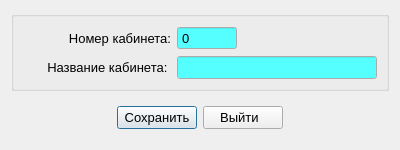
<?xml version="1.0" encoding="UTF-8"?>
<ui version="4.0">
 <class>dialog_add_kabinet</class>
 <widget class="QDialog" name="dialog_add_kabinet">
  <property name="geometry">
   <rect>
    <x>0</x>
    <y>0</y>
    <width>400</width>
    <height>150</height>
   </rect>
  </property>
  <property name="maximumSize">
   <size>
    <width>400</width>
    <height>200</height>
   </size>
  </property>
  <property name="windowIcon">
   <iconset resource="resources.qrc">
    <normaloff>:/resources/0415.ico</normaloff>:/resources/0415.ico</iconset>
  </property>
  <property name="sizeGripEnabled">
   <bool>false</bool>
  </property>
  <layout class="QGridLayout" name="gridLayout_2">
   <item row="0" column="0">
    <widget class="QGroupBox" name="groupBox_2">
     <layout class="QGridLayout" name="gridLayout">
      <item row="0" column="0">
       <layout class="QVBoxLayout" name="verticalLayout">
        <item>
         <spacer name="horizontalSpacer_2">
          <property name="orientation">
           <enum>Qt::Horizontal</enum>
          </property>
          <property name="sizeHint" stdset="0">
           <size>
            <width>40</width>
            <height>20</height>
           </size>
          </property>
         </spacer>
        </item>
        <item>
         <spacer name="horizontalSpacer">
          <property name="orientation">
           <enum>Qt::Horizontal</enum>
          </property>
          <property name="sizeHint" stdset="0">
           <size>
            <width>40</width>
            <height>20</height>
           </size>
          </property>
         </spacer>
        </item>
       </layout>
      </item>
      <item row="0" column="1">
       <layout class="QVBoxLayout" name="verticalLayout_2">
        <item>
         <widget class="QLabel" name="label">
          <property name="minimumSize">
           <size>
            <width>125</width>
            <height>0</height>
           </size>
          </property>
          <property name="maximumSize">
           <size>
            <width>125</width>
            <height>16777215</height>
           </size>
          </property>
          <property name="font">
           <font>
            <pointsize>10</pointsize>
           </font>
          </property>
          <property name="text">
           <string>Номер кабинета:</string>
          </property>
          <property name="alignment">
           <set>Qt::AlignRight|Qt::AlignTrailing|Qt::AlignVCenter</set>
          </property>
         </widget>
        </item>
        <item>
         <widget class="QLabel" name="label_4">
          <property name="minimumSize">
           <size>
            <width>125</width>
            <height>0</height>
           </size>
          </property>
          <property name="maximumSize">
           <size>
            <width>125</width>
            <height>16777215</height>
           </size>
          </property>
          <property name="font">
           <font>
            <pointsize>10</pointsize>
           </font>
          </property>
          <property name="text">
           <string>Название кабинета: </string>
          </property>
          <property name="alignment">
           <set>Qt::AlignRight|Qt::AlignTrailing|Qt::AlignVCenter</set>
          </property>
         </widget>
        </item>
       </layout>
      </item>
      <item row="0" column="2">
       <layout class="QVBoxLayout" name="verticalLayout_3">
        <item>
         <layout class="QHBoxLayout" name="horizontalLayout">
          <item>
           <widget class="QSpinBox" name="nomer_SPB">
            <property name="minimumSize">
             <size>
              <width>60</width>
              <height>0</height>
             </size>
            </property>
            <property name="palette">
             <palette>
              <active>
               <colorrole role="Base">
                <brush brushstyle="SolidPattern">
                 <color alpha="255">
                  <red>85</red>
                  <green>255</green>
                  <blue>255</blue>
                 </color>
                </brush>
               </colorrole>
              </active>
              <inactive>
               <colorrole role="Base">
                <brush brushstyle="SolidPattern">
                 <color alpha="255">
                  <red>85</red>
                  <green>255</green>
                  <blue>255</blue>
                 </color>
                </brush>
               </colorrole>
              </inactive>
              <disabled>
               <colorrole role="Base">
                <brush brushstyle="SolidPattern">
                 <color alpha="255">
                  <red>236</red>
                  <green>233</green>
                  <blue>216</blue>
                 </color>
                </brush>
               </colorrole>
              </disabled>
             </palette>
            </property>
            <property name="font">
             <font>
              <pointsize>10</pointsize>
             </font>
            </property>
            <property name="buttonSymbols">
             <enum>QAbstractSpinBox::NoButtons</enum>
            </property>
            <property name="minimum">
             <number>-200</number>
            </property>
            <property name="maximum">
             <number>200</number>
            </property>
           </widget>
          </item>
          <item>
           <spacer name="horizontalSpacer_3">
            <property name="orientation">
             <enum>Qt::Horizontal</enum>
            </property>
            <property name="sizeHint" stdset="0">
             <size>
              <width>40</width>
              <height>20</height>
             </size>
            </property>
           </spacer>
          </item>
         </layout>
        </item>
        <item>
         <widget class="QLineEdit" name="title_LE">
          <property name="minimumSize">
           <size>
            <width>200</width>
            <height>0</height>
           </size>
          </property>
          <property name="palette">
           <palette>
            <active>
             <colorrole role="Base">
              <brush brushstyle="SolidPattern">
               <color alpha="255">
                <red>85</red>
                <green>255</green>
                <blue>255</blue>
               </color>
              </brush>
             </colorrole>
            </active>
            <inactive>
             <colorrole role="Base">
              <brush brushstyle="SolidPattern">
               <color alpha="255">
                <red>85</red>
                <green>255</green>
                <blue>255</blue>
               </color>
              </brush>
             </colorrole>
            </inactive>
            <disabled>
             <colorrole role="Base">
              <brush brushstyle="SolidPattern">
               <color alpha="255">
                <red>236</red>
                <green>233</green>
                <blue>216</blue>
               </color>
              </brush>
             </colorrole>
            </disabled>
           </palette>
          </property>
          <property name="font">
           <font>
            <pointsize>10</pointsize>
           </font>
          </property>
          <property name="alignment">
           <set>Qt::AlignLeading|Qt::AlignLeft|Qt::AlignVCenter</set>
          </property>
         </widget>
        </item>
       </layout>
      </item>
     </layout>
    </widget>
   </item>
   <item row="1" column="0">
    <spacer name="verticalSpacer">
     <property name="orientation">
      <enum>Qt::Vertical</enum>
     </property>
     <property name="sizeHint" stdset="0">
      <size>
       <width>20</width>
       <height>40</height>
      </size>
     </property>
    </spacer>
   </item>
   <item row="2" column="0">
    <layout class="QHBoxLayout">
     <item>
      <spacer>
       <property name="orientation">
        <enum>Qt::Horizontal</enum>
       </property>
       <property name="sizeHint" stdset="0">
        <size>
         <width>40</width>
         <height>20</height>
        </size>
       </property>
      </spacer>
     </item>
     <item>
      <widget class="QPushButton" name="pbSave">
       <property name="font">
        <font>
         <pointsize>10</pointsize>
        </font>
       </property>
       <property name="text">
        <string>Сохранить</string>
       </property>
       <property name="icon">
        <iconset resource="resources.qrc">
         <normaloff>:/buttonOk</normaloff>:/buttonOk</iconset>
       </property>
      </widget>
     </item>
     <item>
      <widget class="QPushButton" name="pbCancel">
       <property name="font">
        <font>
         <pointsize>10</pointsize>
        </font>
       </property>
       <property name="text">
        <string> Выйти   </string>
       </property>
       <property name="icon">
        <iconset resource="resources.qrc">
         <normaloff>:/buttonCancel</normaloff>:/buttonCancel</iconset>
       </property>
      </widget>
     </item>
     <item>
      <spacer>
       <property name="orientation">
        <enum>Qt::Horizontal</enum>
       </property>
       <property name="sizeHint" stdset="0">
        <size>
         <width>40</width>
         <height>20</height>
        </size>
       </property>
      </spacer>
     </item>
    </layout>
   </item>
   <item row="3" column="0">
    <spacer name="verticalSpacer_2">
     <property name="orientation">
      <enum>Qt::Vertical</enum>
     </property>
     <property name="sizeHint" stdset="0">
      <size>
       <width>20</width>
       <height>40</height>
      </size>
     </property>
    </spacer>
   </item>
  </layout>
 </widget>
 <resources>
  <include location="resources.qrc"/>
 </resources>
 <connections>
  <connection>
   <sender>pbCancel</sender>
   <signal>clicked()</signal>
   <receiver>dialog_add_kabinet</receiver>
   <slot>reject()</slot>
   <hints>
    <hint type="sourcelabel">
     <x>305</x>
     <y>274</y>
    </hint>
    <hint type="destinationlabel">
     <x>339</x>
     <y>200</y>
    </hint>
   </hints>
  </connection>
 </connections>
</ui>
